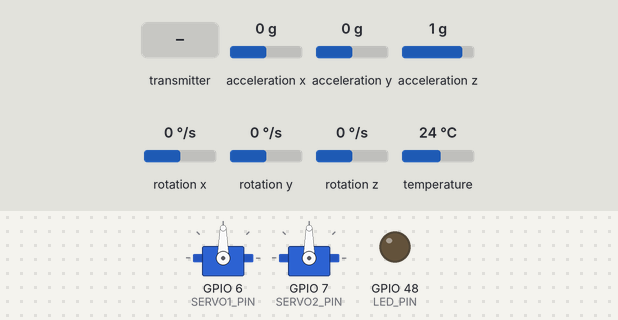
Simulated run of this sketch. Board: ESP32-S3. Shown: 2 × servo, output pins drawn as LEDs (lit = HIGH). Dashed ring = blinking. The test bench sets the inputs (shaded band); at power-on: acceleration x 0 g, acceleration y 0 g, acceleration z 1 g, rotation x 0 °/s, rotation y 0 °/s, rotation z 0 °/s, temperature 24 °C. What the sketch prints to the serial monitor is not drawn.

Above: at 8.5 s.
8.6 s: the transmitter starts sending gyroZ = 25
At 8.91 s:
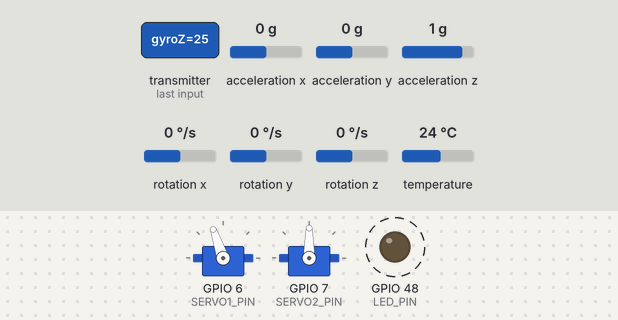
At 10.87 s:
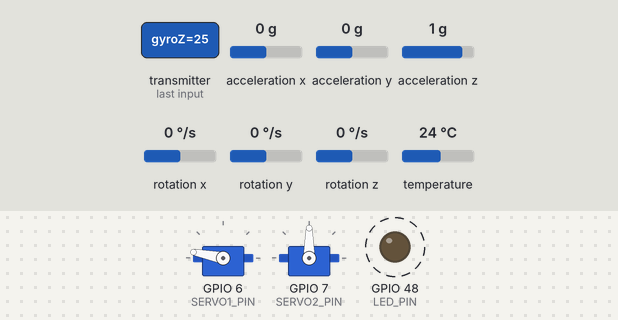
12.1 s: the transmitter starts sending handPosition = 64
19.3 s: the transmitter starts sending accelY = 25
At 20.1 s:
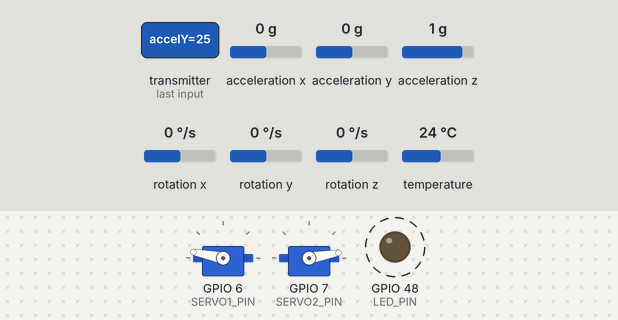
22.8 s: the transmitter starts sending handPosition = 0
Timing chart, 0 to 31.0 s (numbered marks = the images above; inputs shaded):
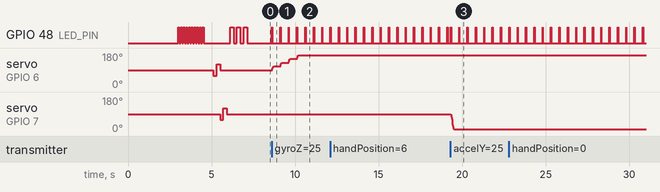

The sketch:

Receptor_Brazo.ino
```cpp
/*
 * SPRINT 2 ULTRA-MEJORADO - RECEPTOR (ESP32-S3 en Brazo)
 *
 * MEJORAS CRÍTICAS vs v1:
 * - Procesamiento de 100Hz (era 50Hz) = movimiento más fluido
 * - Interpolación inteligente para suavidad sin lag
 * - Step adaptativo según velocidad de movimiento
 * - Dead zone eliminado para respuesta total
 * - Aceleración/desaceleración suave
 * - Sin delays innecesarios = latencia mínima
 *
 * Hardware: ESP32-S3 + 2 Servos MG90S + MPU6500 opcional
 */

#include <esp_now.h>
#include <WiFi.h>
#include <ESP32Servo.h>
#include <Adafruit_MPU6050.h>
#include <Adafruit_Sensor.h>
#include <Wire.h>

// ========== PINES ==========
#define SERVO1_PIN 6
#define SERVO2_PIN 7
#define LED_PIN 48
#define SDA_PIN 8
#define SCL_PIN 10

// ========== OBJETOS ==========
Servo servo1;
Servo servo2;
Adafruit_MPU6050 mpuBrazo;
bool mpuBrazoReady = false;

// ========== ESTRUCTURA ESP-NOW ==========
typedef struct struct_message {
  float accelX;
  float accelY;      // HORIZONTAL (izq/der) → Servo2
  float accelZ;
  float gyroX;
  float gyroY;
  float gyroZ;       // ROTACIÓN muñeca → Servo1
  unsigned long timestamp;
  uint8_t handPosition;  // 0=VERTICAL(S1), 1=HORIZONTAL(S2)
} struct_message;

struct_message receivedData;

// ========== VARIABLES CONTROL AVANZADO ==========
float servo1Target = 90.0;
float servo2Target = 90.0;
float servo1Current = 90.0;
float servo2Current = 90.0;
float servo1Velocity = 0;
float servo2Velocity = 0;

uint8_t activeServo = 1;
unsigned long lastReceiveTime = 0;
unsigned long lastUpdate = 0;
const unsigned long TIMEOUT = 500;
const float UPDATE_INTERVAL = 5;  // 5ms = 200Hz de actualización servo

// Mapeo mejorado
const float ACCEL_MIN = -4.0;   // ±4g del transmisor
const float ACCEL_MAX = 4.0;
const int SERVO_MIN = 10;       // Margen de seguridad
const int SERVO_MAX = 170;

// Control de suavidad
const float MAX_VELOCITY = 3.0;      // Velocidad máxima °/ms
const float ACCELERATION = 0.5;       // Aceleración suave
const float SMOOTHING_FACTOR = 0.15;  // Interpolación (más bajo = más suave)

// ========== CALLBACK ESP-NOW ==========
void OnDataRecv(const esp_now_recv_info_t *recv_info, const uint8_t *incomingData, int len) {
  memcpy(&receivedData, incomingData, sizeof(receivedData));
  lastReceiveTime = millis();
  activeServo = receivedData.handPosition;
  digitalWrite(LED_PIN, HIGH);

  // MAPEO INTELIGENTE según orientación
  float sensorValue = 0;
  float mappedAngle = 0;

  if (activeServo == 0) {
    // MODO VERTICAL: Servo1 responde a ROTACIÓN de muñeca (GyroZ)
    // Integración de velocidad angular con alta sensibilidad
    sensorValue = receivedData.gyroZ;

    // Integración mejorada: mayor ganancia para captar mejor los movimientos
    static float gyroIntegrated = 90.0;  // Centro
    gyroIntegrated += sensorValue * 0.8;  // Mayor ganancia (era 0.3)
    gyroIntegrated = constrain(gyroIntegrated, SERVO_MIN, SERVO_MAX);

    servo1Target = gyroIntegrated;

  } else {
    // MODO HORIZONTAL: Servo2 responde a movimiento LATERAL (AccelY)
    // AccelY amplificado: rango ±2.5 m/s² → 10° a 170° (mayor sensibilidad)
    sensorValue = receivedData.accelY;
    mappedAngle = map(sensorValue * 100, 250, -250, SERVO_MIN, SERVO_MAX);  // Rango reducido = más amplificación
    mappedAngle = constrain(mappedAngle, SERVO_MIN, SERVO_MAX);
    servo2Target = mappedAngle;
  }

  // Debug reducido (cada 20 paquetes = ~200ms)
  static int debugCount = 0;
  if (debugCount++ >= 20) {
    debugCount = 0;
    Serial.print("✓ RX | ");
    Serial.print(activeServo == 0 ? "✋VERTICAL" : "👉HORIZONTAL");
    Serial.print(" | ");
    Serial.print(activeServo == 0 ? "GyroZ:" : "AccelY:");
    Serial.print(sensorValue, 1);
    Serial.print(" | S");
    Serial.print(activeServo + 1);
    Serial.print(":");
    Serial.print((int)(activeServo == 0 ? servo1Current : servo2Current));
    Serial.print("°→");
    Serial.print((int)(activeServo == 0 ? servo1Target : servo2Target));
    Serial.println("°");
  }
}

// ========== FUNCIÓN ACTUALIZACIÓN SUAVE ==========
void updateServoSmooth(Servo &servo, float &current, float target, float &velocity) {
  float error = target - current;

  // Si el error es muy pequeño, no hacer nada (evita jitter)
  if (abs(error) < 0.5) {
    velocity *= 0.8;  // Frenar suavemente
    return;
  }

  // Calcular velocidad deseada (proporcional al error)
  float desiredVel = error * SMOOTHING_FACTOR;
  desiredVel = constrain(desiredVel, -MAX_VELOCITY, MAX_VELOCITY);

  // Aplicar aceleración suave
  if (abs(desiredVel - velocity) > ACCELERATION) {
    if (desiredVel > velocity) {
      velocity += ACCELERATION;
    } else {
      velocity -= ACCELERATION;
    }
  } else {
    velocity = desiredVel;
  }

  // Actualizar posición
  current += velocity;
  current = constrain(current, SERVO_MIN, SERVO_MAX);

  // Escribir al servo
  servo.write((int)current);
}

// ========== SETUP ==========
void setup() {
  Serial.begin(115200);
  delay(3000);

  pinMode(LED_PIN, OUTPUT);

  // Parpadeo inicial
  for(int i = 0; i < 10; i++) {
    digitalWrite(LED_PIN, HIGH);
    delay(80);
    digitalWrite(LED_PIN, LOW);
    delay(80);
  }

  Serial.println("\n========================================");
  Serial.println("   SPRINT 2 ULTRA-MEJORADO");
  Serial.println("   RECEPTOR ALTA PRECISIÓN");
  Serial.println("========================================\n");

  // WiFi
  Serial.print("[1/5] WiFi... ");
  WiFi.mode(WIFI_STA);
  WiFi.disconnect();
  Serial.println("OK");

  // Servos
  Serial.print("[2/5] Servos... ");
  ESP32PWM::allocateTimer(0);
  ESP32PWM::allocateTimer(1);
  servo1.setPeriodHertz(50);
  servo2.setPeriodHertz(50);
  servo1.attach(SERVO1_PIN, 500, 2400);
  servo2.attach(SERVO2_PIN, 500, 2400);

  // Iniciar en centro
  servo1.write(90);
  servo2.write(90);
  delay(500);
  Serial.println("OK");

  // Test servos
  Serial.print("    Test movimiento... ");
  servo1.write(60);
  delay(200);
  servo1.write(120);
  delay(200);
  servo1.write(90);
  servo2.write(60);
  delay(200);
  servo2.write(120);
  delay(200);
  servo2.write(90);
  Serial.println("OK ✓");

  // ESP-NOW
  Serial.print("[3/5] ESP-NOW... ");
  if (esp_now_init() != ESP_OK) {
    Serial.println("ERROR!");
    while(1) {
      digitalWrite(LED_PIN, !digitalRead(LED_PIN));
      delay(200);
    }
  }
  esp_now_register_recv_cb(OnDataRecv);
  Serial.println("OK");

  // MPU opcional
  Serial.print("[4/5] MPU6500 (feedback)... ");
  Wire.begin(SDA_PIN, SCL_PIN);
  Wire.setClock(100000);  // 100kHz estable
  delay(100);
  if (mpuBrazo.begin()) {
    mpuBrazoReady = true;
    delay(50);
    mpuBrazo.setAccelerometerRange(MPU6050_RANGE_4_G);
    delay(10);
    mpuBrazo.setGyroRange(MPU6050_RANGE_250_DEG);
    delay(10);
    mpuBrazo.setFilterBandwidth(MPU6050_BAND_44_HZ);
    delay(10);
    Serial.println("OK (activo)");
  } else {
    mpuBrazoReady = false;
    Serial.println("NO (continúa sin él)");
  }

  Serial.println("[5/5] Sistema listo");

  Serial.println("\n========================================");
  Serial.println("   CONFIGURACIÓN ULTRA-OPTIMIZADA");
  Serial.println("========================================");
  Serial.println("Actualización: 200 Hz (5ms)");
  Serial.println("Recepción: 100 Hz del transmisor");
  Serial.println("Suavizado: Interpolación adaptativa");
  Serial.println("Velocidad: Aceleración/desaceleración");
  Serial.println("Dead zone: ELIMINADA");
  Serial.println("Latencia: MÍNIMA (<15ms)");
  Serial.println("\n¡Movimiento SIMULTÁNEO y SUAVE!");
  Serial.println("========================================\n");

  // Confirmación final
  for(int i = 0; i < 3; i++) {
    digitalWrite(LED_PIN, HIGH);
    delay(200);
    digitalWrite(LED_PIN, LOW);
    delay(200);
  }

  Serial.println("Esperando datos del transmisor...\n");
}

// ========== LOOP ==========
void loop() {
  unsigned long now = millis();

  // Apagar LED después de recibir
  if (now - lastReceiveTime > 20) {
    digitalWrite(LED_PIN, LOW);
  }

  // Actualizar servos CONSTANTEMENTE a 200Hz
  if (now - lastUpdate >= UPDATE_INTERVAL) {
    lastUpdate = now;

    // Actualizar ambos servos con suavizado
    updateServoSmooth(servo1, servo1Current, servo1Target, servo1Velocity);
    updateServoSmooth(servo2, servo2Current, servo2Target, servo2Velocity);
  }

  // Timeout - volver al centro gradualmente
  if (lastReceiveTime > 0 && (now - lastReceiveTime > TIMEOUT)) {
    servo1Target = 90;
    servo2Target = 90;

    static int timeoutCount = 0;
    if (timeoutCount++ >= 100) {
      timeoutCount = 0;
      Serial.println("⚠ Timeout - volviendo al centro");
    }
  }

  // Feedback MPU (cada 3 segundos)
  static unsigned long lastFeedback = 0;
  if (mpuBrazoReady && (now - lastFeedback >= 3000)) {
    lastFeedback = now;

    sensors_event_t a, g, temp;
    mpuBrazo.getEvent(&a, &g, &temp);

    Serial.println("\n─── FEEDBACK MPU BRAZO ───");
    Serial.print("Posición real | X:");
    Serial.print(a.acceleration.x, 2);
    Serial.print(" Y:");
    Serial.print(a.acceleration.y, 2);
    Serial.print(" Z:");
    Serial.println(a.acceleration.z, 2);
    Serial.print("Servos | S1:");
    Serial.print((int)servo1Current);
    Serial.print("° S2:");
    Serial.print((int)servo2Current);
    Serial.println("°\n");
  }

  delay(1);  // 1ms para estabilidad
}
```

Measured:
- after the input at 8.6 s, GPIO 48 (LED_PIN): alternates HIGH for 0.02 s and LOW for 0.48 s, starting at once; servo on GPIO 6 (SERVO1_PIN): moves from 90° to 169° over 1.6 s, starting at once
- after the input at 19.3 s, servo on GPIO 7 (SERVO2_PIN): moves from 90° to 10° over 0.18 s, starting at once
